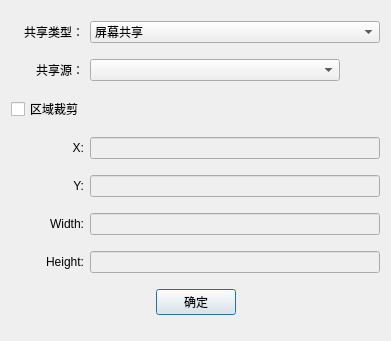
<?xml version="1.0" encoding="UTF-8"?>
<ui version="4.0">
 <class>configScreenDlg</class>
 <widget class="QDialog" name="configScreenDlg">
  <property name="geometry">
   <rect>
    <x>0</x>
    <y>0</y>
    <width>391</width>
    <height>341</height>
   </rect>
  </property>
  <property name="windowTitle">
   <string>屏幕共享</string>
  </property>
  <layout class="QGridLayout" name="gridLayout">
   <item row="0" column="0">
    <widget class="QLabel" name="label">
     <property name="text">
      <string>共享类型：</string>
     </property>
     <property name="alignment">
      <set>Qt::AlignRight|Qt::AlignTrailing|Qt::AlignVCenter</set>
     </property>
    </widget>
   </item>
   <item row="0" column="1">
    <widget class="QComboBox" name="comboBox_type">
     <item>
      <property name="text">
       <string>屏幕共享</string>
      </property>
     </item>
     <item>
      <property name="text">
       <string>桌面共享</string>
      </property>
     </item>
    </widget>
   </item>
   <item row="1" column="0">
    <widget class="QLabel" name="label_2">
     <property name="text">
      <string>共享源：</string>
     </property>
     <property name="alignment">
      <set>Qt::AlignRight|Qt::AlignTrailing|Qt::AlignVCenter</set>
     </property>
    </widget>
   </item>
   <item row="1" column="1">
    <widget class="QComboBox" name="comboBox_source">
     <property name="maximumSize">
      <size>
       <width>250</width>
       <height>16777215</height>
      </size>
     </property>
    </widget>
   </item>
   <item row="2" column="0">
    <widget class="QCheckBox" name="checkBox_region">
     <property name="text">
      <string>区域裁剪</string>
     </property>
    </widget>
   </item>
   <item row="3" column="0">
    <widget class="QLabel" name="label_3">
     <property name="text">
      <string>X:</string>
     </property>
     <property name="alignment">
      <set>Qt::AlignRight|Qt::AlignTrailing|Qt::AlignVCenter</set>
     </property>
    </widget>
   </item>
   <item row="3" column="1">
    <widget class="QLineEdit" name="lineEdit_x">
     <property name="enabled">
      <bool>false</bool>
     </property>
     <property name="echoMode">
      <enum>QLineEdit::Normal</enum>
     </property>
     <property name="alignment">
      <set>Qt::AlignCenter</set>
     </property>
    </widget>
   </item>
   <item row="4" column="0">
    <widget class="QLabel" name="label_4">
     <property name="text">
      <string>Y:</string>
     </property>
     <property name="alignment">
      <set>Qt::AlignRight|Qt::AlignTrailing|Qt::AlignVCenter</set>
     </property>
    </widget>
   </item>
   <item row="4" column="1">
    <widget class="QLineEdit" name="lineEdit_y">
     <property name="enabled">
      <bool>false</bool>
     </property>
     <property name="echoMode">
      <enum>QLineEdit::Normal</enum>
     </property>
     <property name="alignment">
      <set>Qt::AlignCenter</set>
     </property>
    </widget>
   </item>
   <item row="5" column="0">
    <widget class="QLabel" name="label_5">
     <property name="text">
      <string>Width:</string>
     </property>
     <property name="alignment">
      <set>Qt::AlignRight|Qt::AlignTrailing|Qt::AlignVCenter</set>
     </property>
    </widget>
   </item>
   <item row="5" column="1">
    <widget class="QLineEdit" name="lineEdit_width">
     <property name="enabled">
      <bool>false</bool>
     </property>
     <property name="echoMode">
      <enum>QLineEdit::Normal</enum>
     </property>
     <property name="alignment">
      <set>Qt::AlignCenter</set>
     </property>
    </widget>
   </item>
   <item row="6" column="0">
    <widget class="QLabel" name="label_6">
     <property name="text">
      <string>Height:</string>
     </property>
     <property name="alignment">
      <set>Qt::AlignRight|Qt::AlignTrailing|Qt::AlignVCenter</set>
     </property>
    </widget>
   </item>
   <item row="6" column="1">
    <widget class="QLineEdit" name="lineEdit_height">
     <property name="enabled">
      <bool>false</bool>
     </property>
     <property name="echoMode">
      <enum>QLineEdit::Normal</enum>
     </property>
     <property name="alignment">
      <set>Qt::AlignCenter</set>
     </property>
    </widget>
   </item>
   <item row="7" column="0" colspan="2">
    <layout class="QHBoxLayout" name="horizontalLayout">
     <item>
      <spacer name="horizontalSpacer">
       <property name="orientation">
        <enum>Qt::Horizontal</enum>
       </property>
       <property name="sizeHint" stdset="0">
        <size>
         <width>40</width>
         <height>20</height>
        </size>
       </property>
      </spacer>
     </item>
     <item>
      <widget class="QPushButton" name="pushButton_ok">
       <property name="text">
        <string>确定</string>
       </property>
      </widget>
     </item>
     <item>
      <spacer name="horizontalSpacer_2">
       <property name="orientation">
        <enum>Qt::Horizontal</enum>
       </property>
       <property name="sizeHint" stdset="0">
        <size>
         <width>40</width>
         <height>20</height>
        </size>
       </property>
      </spacer>
     </item>
    </layout>
   </item>
  </layout>
 </widget>
 <layoutdefault spacing="6" margin="11"/>
 <resources/>
 <connections/>
</ui>
